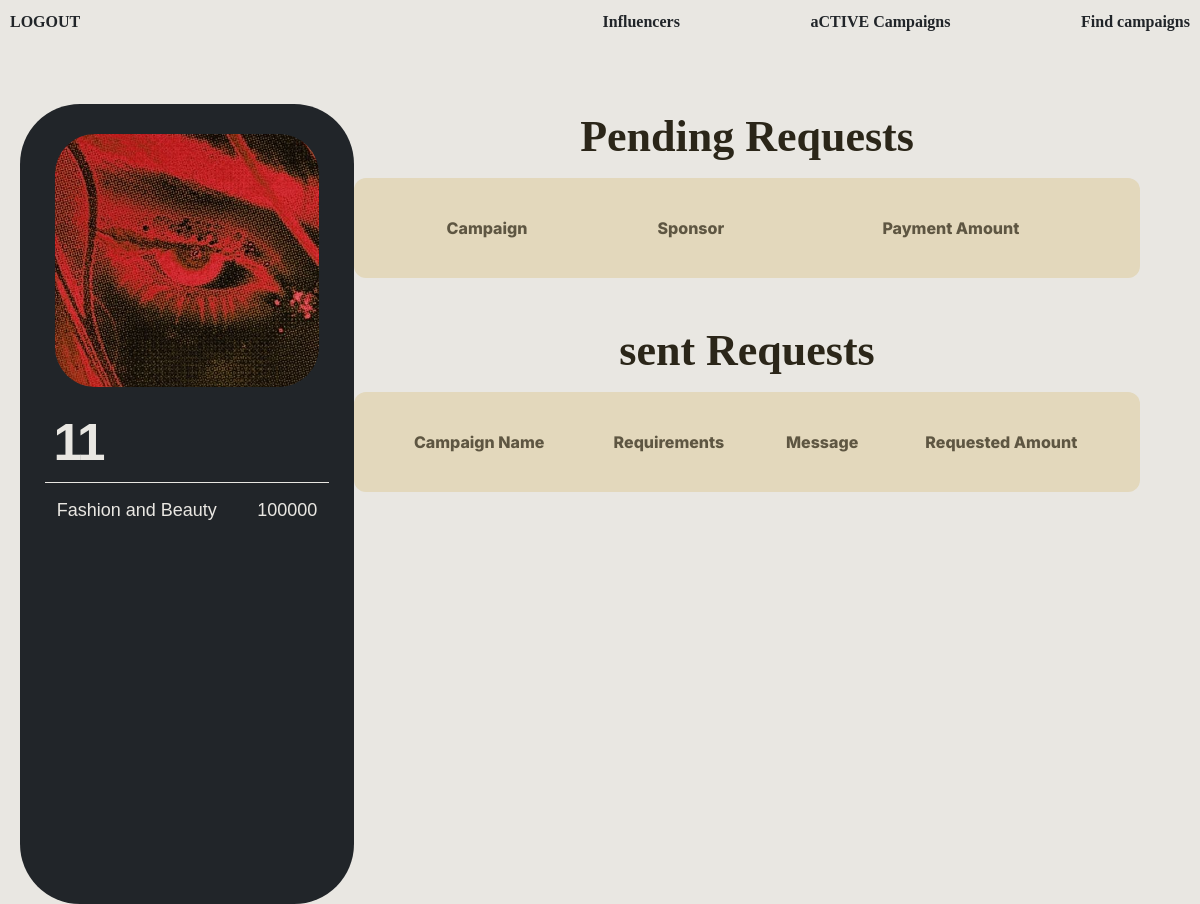
Screenshot of /influencer/dashboard (signed in) with the database file from the repository.
### website/models.py (models this page shows)
class Influencer(db.Model, UserMixin):
    __tablename__ = 'influencer'
    id = db.Column(db.Integer, primary_key=True)
    name = db.Column(db.String(150), nullable=False)
    email = db.Column(db.String(150), nullable=False)
    profile_picture = db.Column(db.String(100), nullable=False)
    niche = db.Column(db.String(100), nullable=False)
    reach = db.Column(db.Integer, nullable=False)
    user_id = Column(Integer, ForeignKey('user.id'), nullable=False)
    platform= db.Column(db.String(100), nullable=False)

### website/influencer.py (the view)
@influencer.route('/dashboard', methods=['GET', 'POST'])
@role_required('Influencer')
@login_required
def dashboard():
    influencers = current_user.influencers
    influencer = influencers[0] if influencers else None
    ad_requests = AdRequest.query.filter_by(influencer_id=influencer.id).all()
    campaignRequests = campaignRequest.query.filter_by(influencer_id=influencer.id).all()
    campaign_requests_with_details = []
    for campaign_request in campaignRequests:
        campaign=Campaign.query.get(campaign_request.campaign_id)
        if campaign:
            campaign_name=campaign.name
            campaign_requests_with_details.append({
            'campaign_request': campaign_request,
            'campaign_name': campaign_name
                })
        else:flash('Campaign not found', category='error')
    ad_requests_with_details = []
    for ad_request in ad_requests:
        campaign = Campaign.query.get(ad_request.campaign_id)
        user = User.query.get(campaign.user_id)
        ad_requests_with_details.append({
            'ad_request': ad_request,
            'campaign_name': campaign.name,
            'user_name': user.name
        })
    return render_template("Influencer/dashboard.html",campaign_requests=campaign_requests_with_details, user=current_user, influencer=influencer, ad_requests=ad_requests_with_details)

### website/auth.py (called while the page is built)
def role_required(role):
    def decorator(f):
        @wraps(f)
        def decorated_function(*args, **kwargs):
            if current_user.role != role:
                abort(403)
            return f(*args, **kwargs)
        return decorated_function
    return decorator

### website/templates/Influencer/dashboard.html (shortened to what this page needs)
{% extends "base.html" %}{% block body_class %} influencer {% endblock %}  {% block content %}
<div class="navbar">
  <a class="mb-8 heading1 link" href="{{ url_for('views.logout') }}">LOGOUT</a>
  <a href="{{ url_for('influencer.viewInfluencers') }}">
    <h1 class="text-center mb-8 heading1 link">Influencers</h1>
  </a>
  <a class="heading1 link" href="{{ url_for('influencer.activeCampaigns') }}"
    >aCTIVE Campaigns</a
  >
  <a class="heading1 link" href="{{ url_for('influencer.viewCampaigns') }}"
    >Find campaigns</a
  >
</div>
{% if influencer %}
<div class="hero">
  <div class="square square2">
    <div class="pfp-wrapper">
      <img
        src="{{ url_for('static', filename='uploads/' + influencer.profile_picture) }}"
        alt="{{ influencer.name }}'s profile picture"
        class="pfp"
      />
    </div>
    <div class="name">{{ influencer.name }}</div>
    <hr />
    <div class="attri">
      <p>{{ influencer.niche }}</p>
      <p>{{ influencer.reach }}</p>
    </div>
  </div>
  <div class="table-container">
    <table class="prim-table prim-table-home">
      <caption class="heading2">
        Pending Requests
      </caption>
      <thead>
        <tr>
          <th class="prim-row">Campaign</th>
          <th class="prim-row">Sponsor</th>
          <th class="prim-row">Payment Amount</th>
        </tr>
      </thead>
    </table>
    <table class="prim-table prim-table-home">
      <caption class="heading2">
        sent Requests
      </caption>
      <thead>
        <tr>
          <th class="prim-row">Campaign Name</th>
          <th class="prim-row">Requirements</th>
          <th class="prim-row">Message</th>
          <th class="prim-row">Requested Amount</th>
        </tr>
      </thead>
    </table>
  </div>
</div>
{% endif %} {% endblock %}

### website/static/css/main.css (style rules this page uses)
html, :host { line-height: 1.5; -webkit-text-size-adjust: 100%; -moz-tab-size: 4; -o-tab-size: 4; tab-size: 4; font-family: ui-sans-serif, system-ui, sans-serif, "Apple Color Emoji", "Segoe UI Emoji", "Segoe UI Symbol", "Noto Color Emoji"; font-feature-settings: normal; font-variation-settings: normal; -webkit-tap-highlight-color: transparent; }
body { margin: 0; line-height: inherit; }
hr { height: 0; color: inherit; border-top-width: 1px; }
h1, h2, h3, h4, h5, h6 { font-size: inherit; font-weight: inherit; }
a { color: inherit; text-decoration: inherit; }
table { text-indent: 0; border-color: inherit; border-collapse: collapse; }
blockquote, dl, dd, h1, h2, h3, h4, h5, h6, hr, figure, p, pre { margin: 0; }
img, svg, video, canvas, audio, iframe, embed, object { display: block; vertical-align: middle; }
img, video { max-width: 100%; height: auto; }
.mb-8 { margin-bottom: 2rem; }
.text-center { text-align: center; }
* { margin: 0; padding: 0; }
body.influencer { background-color: #e9e7e2; margin: 0px; padding: 0px; }
.navbar { display: flex; flex-direction: row; justify-content: space-between; align-items: center; padding: 10px; }
.square { margin-top: 40px; background-color: rgb(33, 37, 41); border-radius: 60px; color: #e9e7e2; height: auto; width: auto; max-width: 500px; max-width: calc(33.333% - 32px); display: flex; flex-direction: column; align-items: center; position: relative; transition: opacity 0.3s ease; transition: transform 0.3s ease; }
.square2 { height: 100vh; margin-left: 20px; width: fixed; }
hr { width: 85%; border: none; border-bottom: 1px solid #e9e7e2; margin-top: 10px; margin-bottom: -6px; }
.pfp-wrapper { display: flex; justify-content: center; align-items: center; width: 90%; height: auto; padding: 18px; padding-top: 30px; transition: opacity 0.3s ease; }
.pfp { width: 100%; height: 100%; -o-object-fit: cover; object-fit: cover; border-radius: 40px; }
.name { font-family: Arial, Helvetica, sans-serif; font-size: 3.2rem; font-weight: bold; margin-bottom: -10px; color: #e9e7e2; width: 80%; text-align: left; transition: opacity 0.3s ease; letter-spacing: -2px; }
.attri { font-family: Arial, Helvetica, sans-serif; display: flex; flex-direction: row; font-size: 18px; margin-bottom: 10px; justify-content: space-between; width: 90%; padding: 20px; transition: opacity 0.3s ease; }
.heading1 { font-family: aesthetic; font-weight: bold; color: #212529; font-size: 16px; margin-bottom: 20px; }
.heading2 { color: #2b2619; font-family: ultra; font-weight: bold; font-size: 44px; margin-bottom: 8px; text-align: center; }
th { color: #323a81; font-family: Inter; font-size: 1.625 rem; font-style: normal; font-weight: 800; line-height: normal; }
.link { text-decoration: none; position: relative; cursor: pointer; }
.link::after { content: ""; position: absolute; left: 0; bottom: 0; width: 100%; height: 1.4px; background-color: transparent; transition: background-color 0.3s ease-in; }
.prim-table-home { height: -moz-fit-content; height: fit-content; padding: 20px; }
tr { color: #323a81; }
table { margin: 0 auto; border-collapse: separate; border-spacing: 8px; max-width: 1200px; margin-top: 40px; background-color: #e1e5ff; border-radius: 12px; padding: 10px; }
table.prim-table { background-color: #e3d8bc; min-width: 786px; }
th.prim-row { color: #5e5642; }
th, td { padding: 12px; text-align: center; }
.hero { display: flex; justify-content: space-between; padding-right: 60px; }

### rows the page displays
Influencer: profile_picture (picture), name "11", niche "Fashion and Beauty", reach "100000"
